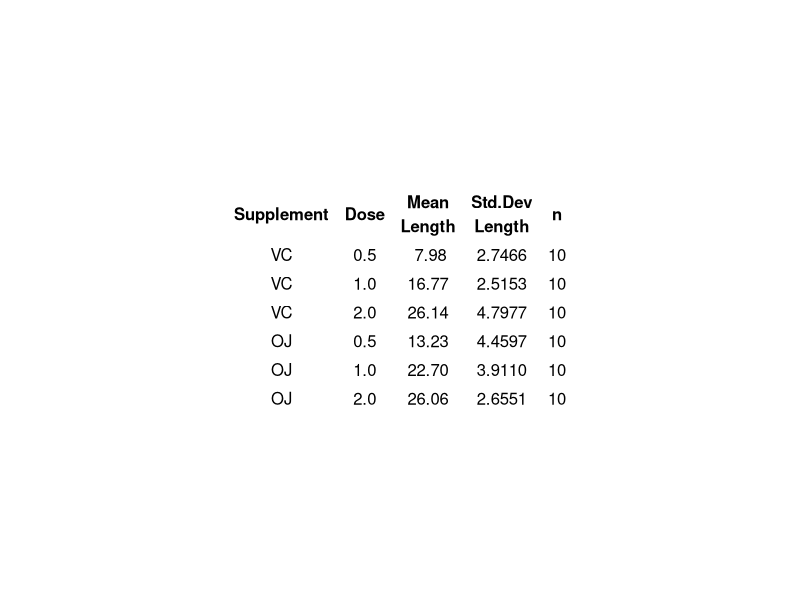
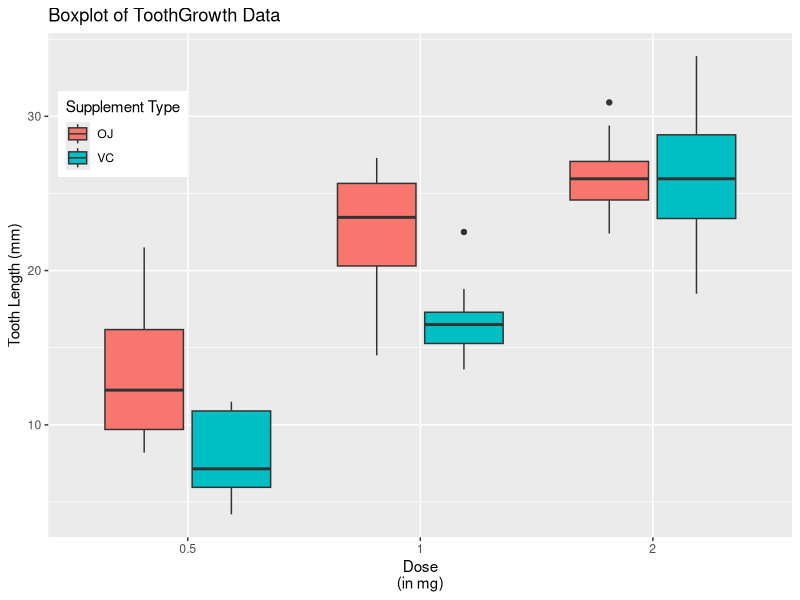

Recreate these plots in R, in order.
## ---- chunk 1
knitr::opts_chunk$set(echo = TRUE)
library(datasets)
library(data.table)
library(ggplot2)
library(gridExtra)
options(scipen = 999)
alpha <- 0.05
## ---- chunk 2
data(ToothGrowth)
tg <- data.table(ToothGrowth)
## ---- chunk 3
lst.test <- t.test(x=tg[supp=="VC"]$len, y=tg[supp=='OJ']$len, 
                   paired = FALSE, alternative = "greater")
print(lst.test)
## ---- chunk 4
lst.test <- t.test(x=tg[dose==0.5]$len, y=tg[dose==1]$len, 
                   paired = FALSE, alternative = "greater")
print(lst.test)
## ---- chunk 5
lst.test <- t.test(x=tg[dose==1]$len, y=tg[dose==2]$len, 
                   paired = FALSE, alternative="greater")
print(lst.test)
## ---- chunk 6
grid.arrange(tableGrob(tg[, .(`Mean\nLength`=mean(len), `Std.Dev\nLength`=round(sd(len),4), n=.N), 
                          by = list(Supplement =supp, Dose=dose)], 
                       row = NULL, theme = ttheme_minimal()))
## ---- chunk 7
ggplot(data = tg, mapping = aes(x = factor(dose), y = len, fill = supp)) +
    geom_boxplot() +
    scale_x_discrete(name = "Dose\n(in mg)") +
    scale_y_continuous(name = "Tooth Length (mm)") +
    scale_fill_discrete(name = "Supplement Type") +
    theme(legend.position = c(0.1, 0.8)) +
    ggtitle("Boxplot of ToothGrowth Data")
